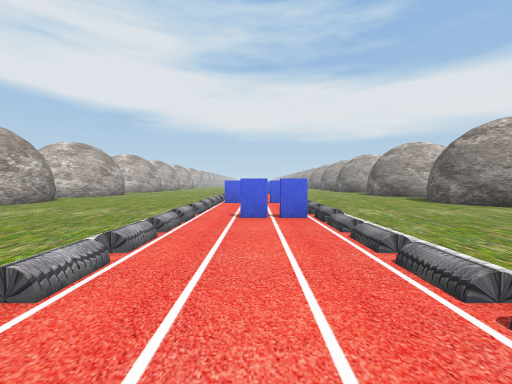
[1] (above)

16 first-person views from a walk through a 3-D level made in the Unity game engine. The camera is 1.3 m above the floor, tilts 2° down and sees 90° across. The floor is counted in squares, 2 m on a side. Each view is taken from the middle of a square. On the plan, view 1 faces up. The plan holds only what a view shows up to about 9 squares ahead; the rest is blank. The place goes on beyond the plan. The player character is not drawn. Some surface patterns are stand-ins.

[2]
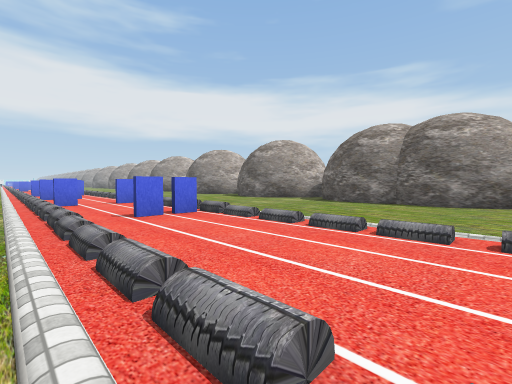

[3]
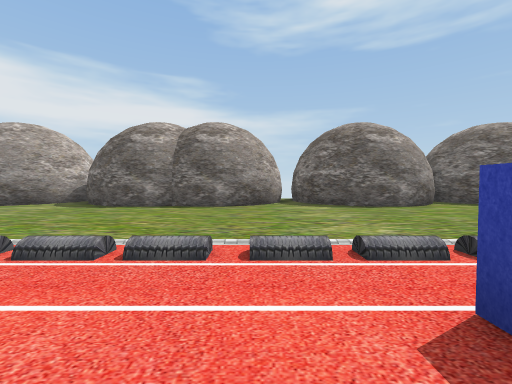

[4]
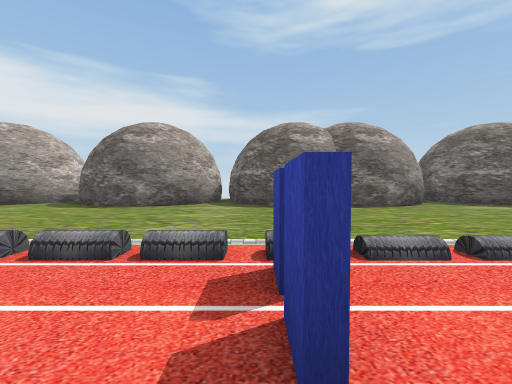

[5]
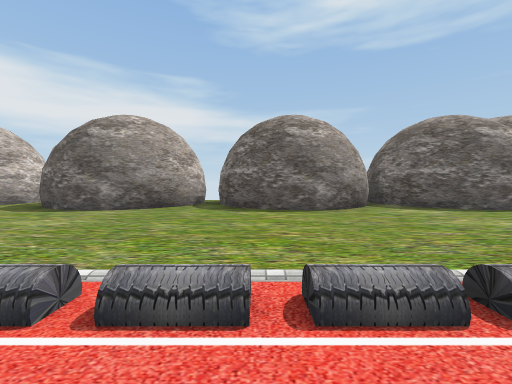

[6]
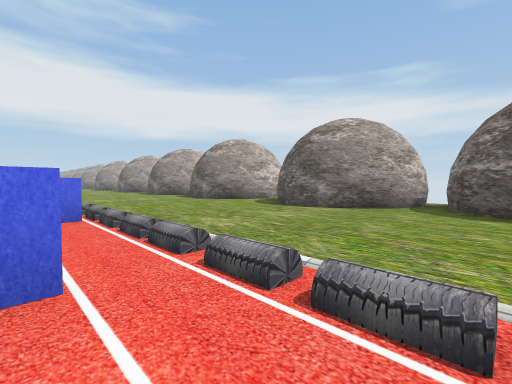

[7]
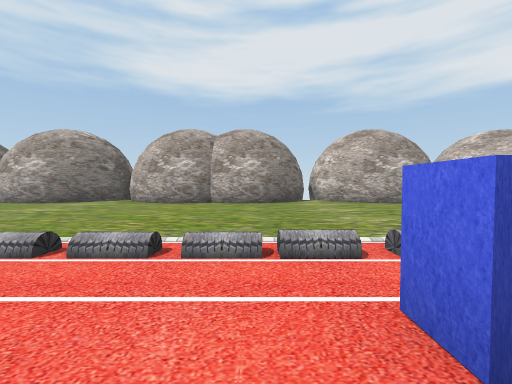

[8]
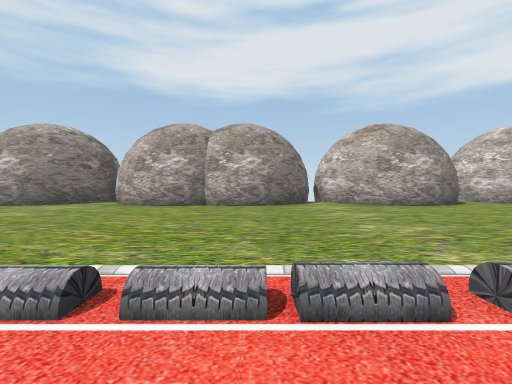

[9]
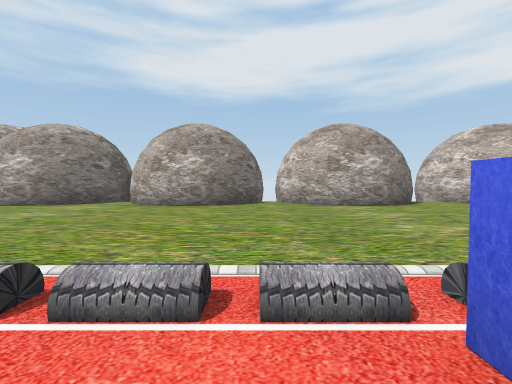

[10]
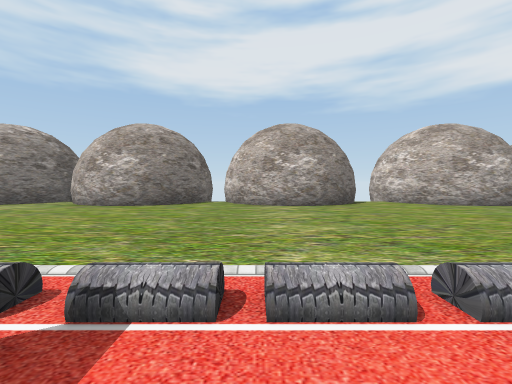

[11]
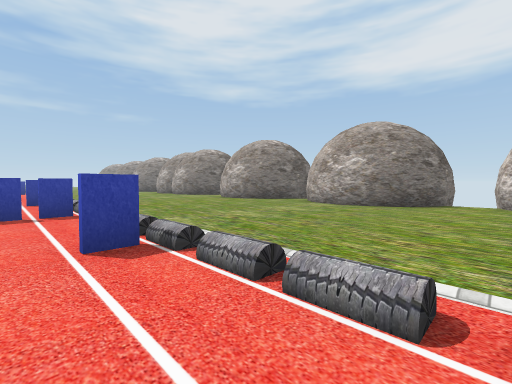

[12]
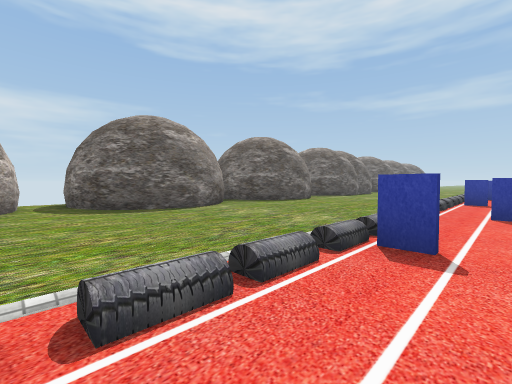

[13]
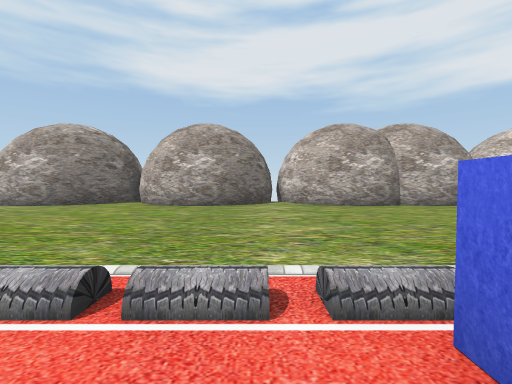

[14]
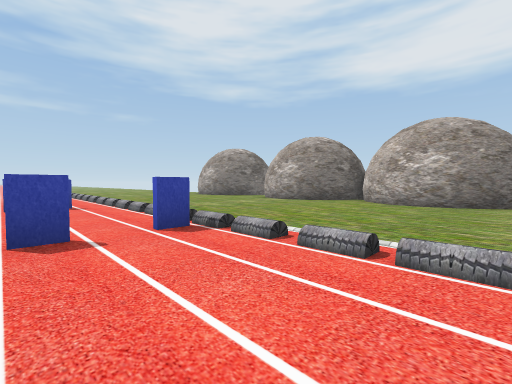

[15]
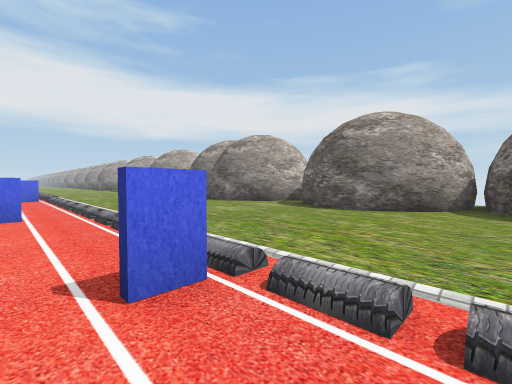

[16]
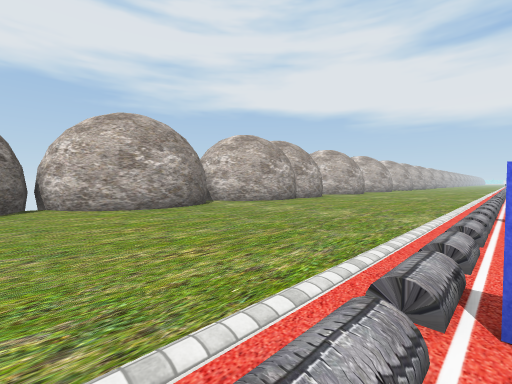

### Floor plan
Key: @ floor where view 1 was taken; # wall or solid block; . floor; / step, stairs or slope.
Columns run from 10 left of view 1 to 9 right of it. Each row starts with its distance up from view 1.
 18 ##................##
 17 #...................
 16 ##...............###
 15  ##......#.#.....#
 14   #.....//.//....#
 13  ##.....//.//....##
 12  #......./#//.....##
 11  #......//.//.....#
 10  ##.....//.//....##
  9   #.....//.//....#
  8  ##......#.#.....#
  7  #......//.//....##
  6  #......//.//.....##
  5  ##.....//#/.....##
  4   #.....//.//....#
  3   #.....//.//....#
  2   #.....//.//....#
  1   #.....//.//....#
  0  ##.....//@//....##
 -1  #......//#//.....#
 -2  #......//.//....##
 -3  ##.....//.//....#
 -4   #.....//.//....#
 -5  ##...../#.#.....##
 -6  #......//........#
 -7  #......//........#

Where each view was taken, in squares from view 1:
view 1: 0 up, 0 right, facing up
view 2: 0 up, 2 left, facing up-right
view 3: 0 up, 1 left, facing right
view 4: 5 up, 1 left, facing right
view 5: 10 up, 0 right, facing right
view 6: 10 up, 0 right, facing up-right
view 7: 4 up, 1 right, facing left
view 8: 4 up, 0 right, facing left
view 9: 11 up, 0 right, facing left
view 10: 13 up, 0 right, facing left
view 11: 18 up, 0 right, facing down-left
view 12: 18 up, 0 right, facing down-right
view 13: 2 down, 0 right, facing left
view 14: 2 down, 1 right, facing down-left
view 15: 7 down, 0 right, facing up-right
view 16: 7 down, 1 left, facing up-left
